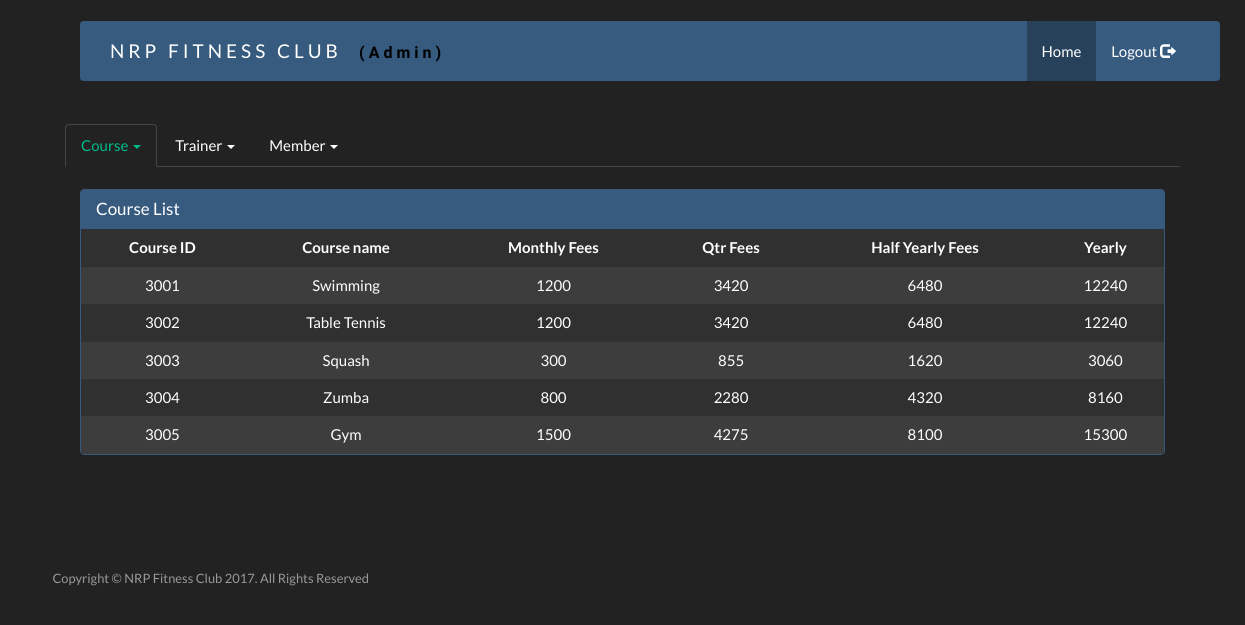
The app's page /site-admin/home.php (signed in) with its own data.
### tables this page shows
CREATE TABLE `course` (
  `course_id` int(11) UNSIGNED NOT NULL,
  `course_name` varchar(80) NOT NULL,
  `monthly` double NOT NULL,
  `monthly_d` double NOT NULL,
  `quarterly_d` double NOT NULL,
  `sixmonth_d` double NOT NULL,
  `yearly_d` double NOT NULL
);

### DBHandler/DB.php (called while the page is built, shortened)
<?php
	class DTB
	{
		var $connection;
		function __construct()
		{
			$this->connection = new mysqli('localhost','root','','fic');
		}
		function processQuery($query)
		{
			$result = $this->connection->query($query);
			return $result;
		}
	}
?>

### site-admin/home.php (the view, shortened to what this page needs)
<!DOCTYPE html>
<html>
<head>
    <link rel="stylesheet" type="text/css" href="../bootstrap/css/bootstrap.css">
	<link rel="stylesheet" type="text/css" href="../bootstrap/bootstrap.css">
</head>
<body>
	<br>
	<div class="container-fluid" style="margin-left: 50px;margin-right: 50px;">
		<?php require('header-admin-home.php'); ?>
		<br>
		<ul class="nav nav-tabs" id="innertab">
		  <li class="dropdown active">
		  		<a class="dropdown-toggle" data-toggle="dropdown" href="#">
		  			Course <span class="caret"></span>
		  		</a>
		  </li>
		  <li class="dropdown">
		  		<a class="dropdown-toggle" data-toggle="dropdown" href="#">
		  			Trainer <span class="caret"></span>
		  		</a>
		  </li>
		  <li class="dropdown">
		    <a class="dropdown-toggle" data-toggle="dropdown" href="#">
		      Member <span class="caret"></span>
		    </a>
		  </li>
		</ul>
		<div id="myTabContent" class="tab-content">
		  <div class="tab-pane fade active in" id="Courses">
		  	<div class="container-fluid">
			    <div class="row">
			    	<div class="col-lg-12"><br>
			    	<div class="panel panel-primary">
					  <div class="panel-heading">
					    <h3 class="panel-title">Course List</h3>
					  </div>
				    	<?php
							$dtb = new DTB();
							$result = $dtb->processQuery("select * from course;");
							if ($result->num_rows>0)
							{
								echo '<table class="table table-striped ">
										  <thead>
										    <tr>
												<th class="text-center">Course ID</th>
												<th class="text-center">Course name</th>
												<th class="text-center">Monthly Fees</th>
												<th class="text-center">Qtr Fees</th>
												<th class="text-center">Half Yearly Fees</th>
												<th class="text-center">Yearly</th>
											</tr>
										  </thead>
										  <tbody>';
								while ($row = $result->fetch_assoc())
								{
									$monthly = $row['monthly'];
									$qtr = ($monthly*3)-(($monthly*3)*$row['quarterly_d']);
									$hlf = ($monthly*6)-(($monthly*6)*$row['sixmonth_d']);
									$yl = ($monthly*12)-(($monthly*12)*$row['yearly_d']);
										echo '<tr>
									      <td class="text-center">'.$row['course_id'].'</td>
									      <td class="text-center">'.$row['course_name'].'</td>
									      <td class="text-center">'.$monthly.'</td>
									      <td class="text-center">'.$qtr.'</td>
									      <td class="text-center">'.$hlf.'</td>
									      <td class="text-center">'.$yl.'</td>
									      </tr>';
								}
								echo '</tbody>
									</table>';
							}
							else
								echo "<p class='lead text-center'>List is empty</p>";
				    	?>
				    	</div>
			    	</div>
			    </div>
			  </div>
		  </div>
		</div>
		</div>
		<br><br>
	<?php require('../footer.php');?>
</body>
</html>

### records on screen
course: course_id "3001", course_name "Swimming", monthly "1200", qtr "3420", hlf "6480", yl "12240"
course: course_id "3002", course_name "Table Tennis", monthly "1200", qtr "3420", hlf "6480", yl "12240"
course: course_id "3003", course_name "Squash", monthly "300", qtr "855", hlf "1620", yl "3060"
course: course_id "3004", course_name "Zumba", monthly "800", qtr "2280", hlf "4320", yl "8160"
course: course_id "3005", course_name "Gym", monthly "1500", qtr "4275", hlf "8100", yl "15300"
